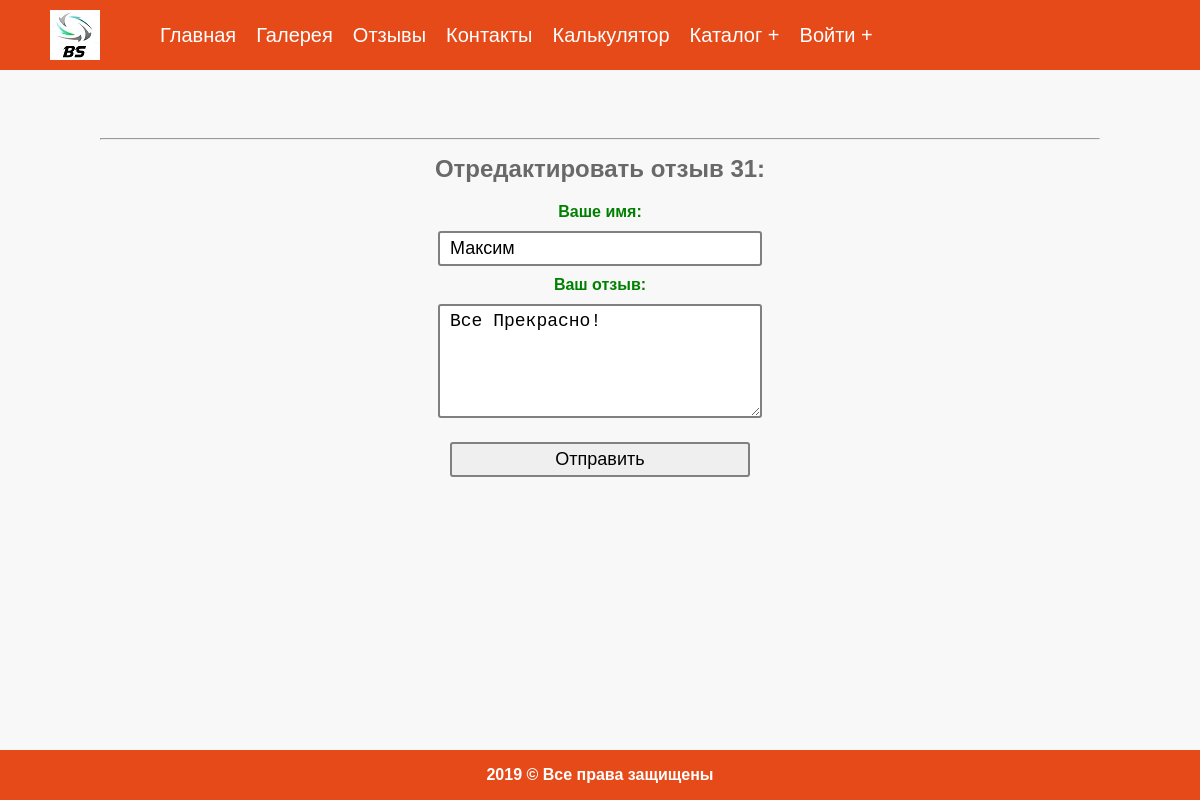
Page /editReview.php?id=31 on the committed database.
### tables this page shows
CREATE TABLE `reviews` (
  `id` int(11) NOT NULL,
  `author` varchar(255) NOT NULL,
  `text` text NOT NULL
);

### engine/reviewsFunc.php (called while the page is built, shortened)
<?php
function getReview($id)
{
	$id = (int) $id;
	$sql = "SELECT * FROM `reviews` WHERE `id` = $id";
	return show($sql);
}

### engine/dbFunc.php (called while the page is built, shortened)
<?php
function createConnection()
{
	$db = mysqli_connect(DB_HOST, DB_USER, DB_PASS, DB_NAME);
	mysqli_query($db, "SET CHARACTER SET 'utf8'");
	return $db;
}
function getAssocResult($sql, $db = null)
{
	if(!$db) {
		$db = createConnection();
	}
	$result = mysqli_query($db, $sql);
	$array_result = [];
	while ($row = mysqli_fetch_assoc($result)) {
		$array_result[] = $row;
	}
	return $array_result;
}
function show($sql, $db = null)
{
	$result = getAssocResult($sql, $db);
	return $result[0];
}

### public/menu.php (called while the page is built, shortened)
<?php
if ($_SESSION['login']){
	$button = 'Выйти';
	$buttonLink = '/logout.php';
}else{
	$button = 'Войти';
	$buttonLink = '/login.php';
}
$menu_arr = [
	[
		'title' => 'Главная',
		'link' => '/'
	],
	[
		'title' => 'Галерея',
		'link' => '/gallery.php'
	],
	[
		'title' => 'Отзывы',
		'link' => '/reviews.php'
	],
	[
		'title' => 'Контакты',
		'link' => '/contacts.php'
	],
	[
		'title' => 'Калькулятор',
		'link' => '/calculator.php'
	],
	[
		'title' => 'Каталог',
		'link' => '/products.php',
		'children' => [
			[
				'title' => 'Админка',
				'link' => '/admin/products/'
			]
		]
	],
	[
		'title' => $button,
		'link' => $buttonLink,
		'children' => [
			[
				'title' => 'Регистрация',
				'link' => '/registration.php'
			]
		]
	]
];

### public/editReview.php (the view, shortened to what this page needs)
<?php
require_once __DIR__ . '/menu.php';
$menu = menu($menu_arr);
$id = isset($_GET['id']) ? $_GET['id'] : false;
$review = getReview($id);
$author = $_POST['author'] ?? $review['author'];
$text = $_POST['text'] ?? $review['text'];
$res = '';
echo render(TEMPLATES_DIR . 'reviews.tpl', [
	'title' => 'Отредактировать отзыв',
	'h1' => '',
	'h2' => 'Отредактировать отзыв ' . $review['id'] . ':',
	'menu' => $menu,
	'res' => $res,
	'inp_val' => $author,
	'textarea' => $text,
	'content' => '',
	'year' => date('Y')
]);

### public/css/style.css (style rules this page uses)
* { margin: 0; padding: 0; }
html, body { height: 100%; }
.container { position: relative; min-height: 100%; margin: 0 auto; }
.content { padding-bottom: 60px; }
footer { position: absolute; left: 0; bottom: 0; width: 100%; height: 50px; }
body { font-family: 'Montserrat', sans-serif; background-color: #f8f8f8; font-family: sans-serif; color: dimgrey; }
p { line-height: 22px; padding: 10px 0; }
header { height: 70px; background-size: contain; background-color: #E64A19; }
.logo { float: left; margin-top: 10px; margin-left: 50px; }
.logo img { width: 50px; }
nav { margin: 0; padding-left: 150px; }
.content { margin: 50px 100px 0; }
footer { background-color: #E64A19; clear: both; }
footer p { text-align: center; line-height: 50px; color: #fff; font-weight: bold; padding: 0; }
h1, h2, h3 { margin: 15px 0; }
.catalog { padding-bottom: 50px; overflow: hidden; text-align: center; }
.submit_form { width: 500px; margin: 20px auto; }
.submit_form input, .submit_form textarea { font-size: 18px; padding: 5px 10px; border-radius: 3px; border: 2px solid grey; width: 300px; margin: 10px; outline: none; }
.submit_form label { color: green; font-size: 16px; font-weight: 600; }
.submit_form input[type="text"], .submit_form textarea { text-transform: capitalize; }
.submit_form input[type="submit"] { cursor: pointer; }

### rows in the picture
reviews: id+author+text (picture), author "Максим", text "все прекрасно!"

### other values in the picture
$value['title'] "Главная"
$value['title'] "Галерея"
$value['title'] "Отзывы"
$value['title'] "Контакты"
$value['title'] "Калькулятор"
$value['title'] "Каталог"
$value['title'] "Войти"
